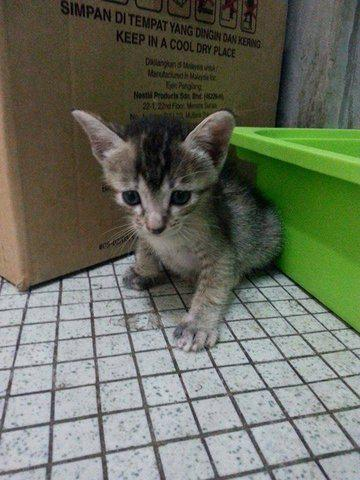
#> input picture dataset/images/cat_000004.jpg, 360 x 480 px
$ python -i prepare.py   (imports and definitions only)
#> lines starting #> are read from the running program, lines starting #| are printed output that depends on the picture
#> further down, picture is the input picture: PIL image 360x480 RGB; mean R, G, B 107.4, 112, 97.2
"""Prepare an identity-disjoint dataset from acquired cat/dog images."""
from __future__ import annotations

import argparse
import hashlib
import html
import json
import random
from collections import Counter, defaultdict
from datetime import datetime, timedelta
from pathlib import Path

import numpy as np
from PIL import Image, ImageOps

ROOT = Path(__file__).resolve().parent


def write_json(path, value):
    path.parent.mkdir(parents=True, exist_ok=True)
    path.write_text(json.dumps(value, ensure_ascii=False, indent=2), encoding="utf-8")


def write_jsonl(path, rows):
    path.parent.mkdir(parents=True, exist_ok=True)
    path.write_text("".join(json.dumps(row, ensure_ascii=False) + "\n" for row in rows), encoding="utf-8")


def hashes(image):
    gray = image.convert("L")
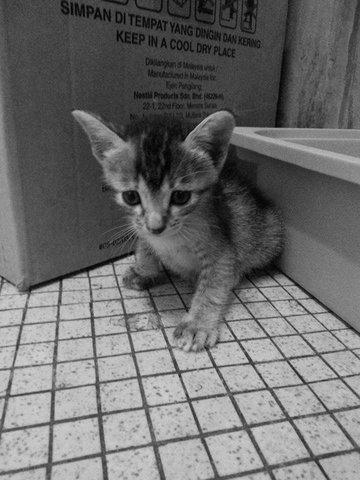
#> gray: PIL image 360x480 L; min 0, max 221, mean 109
    small = np.asarray(gray.resize((9, 8), Image.Resampling.LANCZOS), dtype=np.int16)
    difference = small[:, 1:] > small[:, :-1]
    values = np.asarray(gray.resize((32, 32), Image.Resampling.LANCZOS), dtype=np.float64)
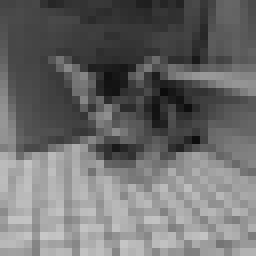
#> values: shape (32, 32) float64 (shown 8 times larger); min 12, max 199, mean 108.9
    basis = np.cos(np.pi / 32 * (np.arange(32) + 0.5)[None, :] * np.arange(8)[:, None])
    low = basis @ values @ basis.T
    perceptual = low > np.median(low.flatten()[1:])
    pack = lambda bits: int("".join("1" if bit else "0" for bit in bits.flatten()), 2)
    pixels = hashlib.sha256(str(image.size).encode() + image.tobytes()).hexdigest()
    return pixels, pack(difference), pack(perceptual)


# [222 lines left out: functions near, split_identities, retrieval_manifest, prepare, validate, preview, not called in this run]


# [13 lines not run here, left out]

>>> from PIL import Image
>>> picture = Image.open('../dataset/images/cat_000004.jpg')
>>> result = hashes(picture)

$ run again, on dataset/images/cat_000113.jpg
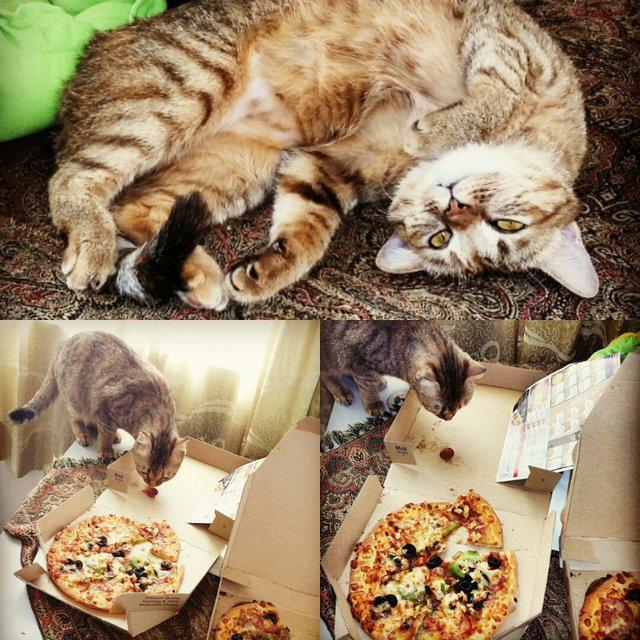
#> input picture dataset/images/cat_000113.jpg, 640 x 640 px
#> picture is the input picture: PIL image 640x640 RGB; mean R, G, B 156, 133.3, 103.8
#> in hashes, `gray = image.convert("L")`:
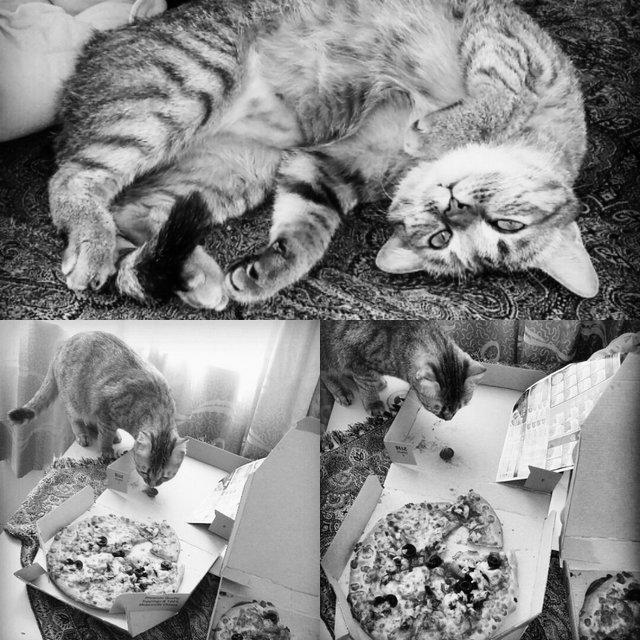
#> gray: PIL image 640x640 L; min 0, max 255, mean 136.7
#> in hashes, `values = np.asarray(gray.resize((32, 32), Image.Resampling.LANCZOS), d..`:
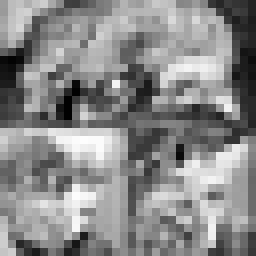
#> values: shape (32, 32) float64 (shown 8 times larger); min 0, max 254, mean 137

$ run again, on dataset/images/cat_000136.jpg
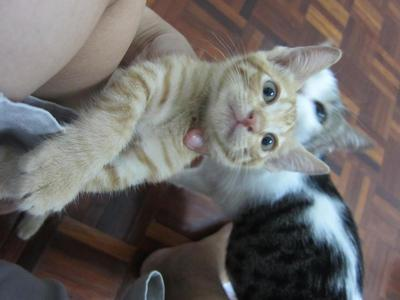
#> input picture dataset/images/cat_000136.jpg, 400 x 300 px
#> picture is the input picture: PIL image 400x300 RGB; mean R, G, B 109.5, 105.9, 103.9
#> in hashes, `gray = image.convert("L")`:
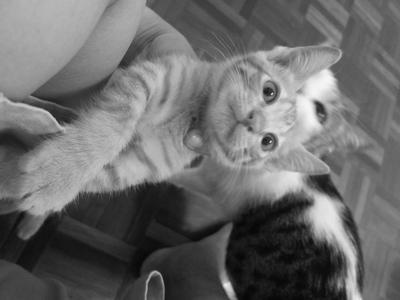
#> gray: PIL image 400x300 L; min 6, max 247, mean 106.8
#> in hashes, `values = np.asarray(gray.resize((32, 32), Image.Resampling.LANCZOS), d..`:
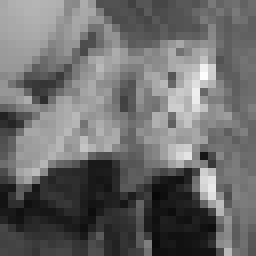
#> values: shape (32, 32) float64 (shown 8 times larger); min 8, max 252, mean 106.8

$ run again, on dataset/images/cat_000167.jpg
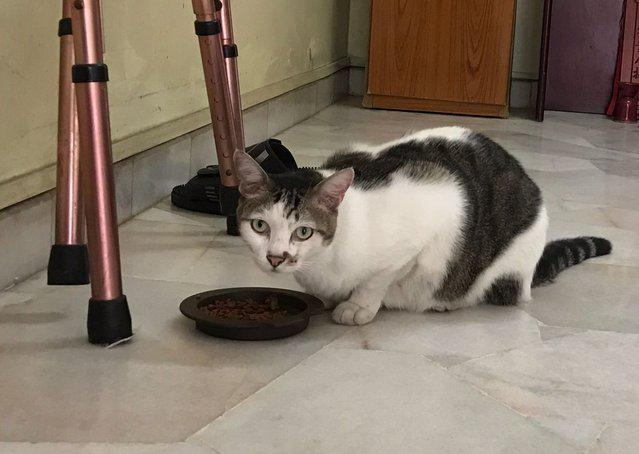
#> input picture dataset/images/cat_000167.jpg, 639 x 454 px
#> picture is the input picture: PIL image 639x454 RGB; mean R, G, B 132.5, 119, 104.5
#> in hashes, `gray = image.convert("L")`:
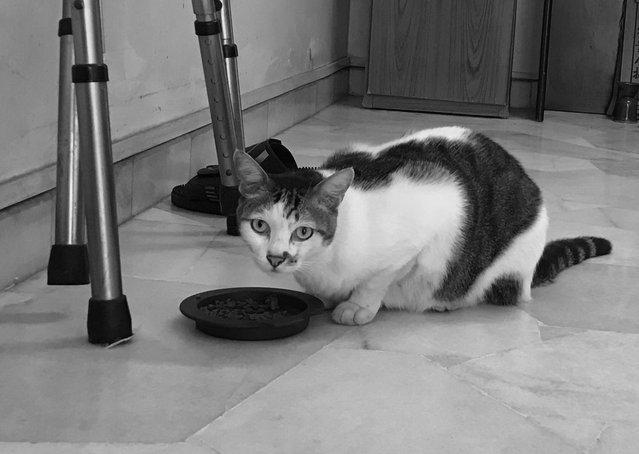
#> gray: PIL image 639x454 L; min 0, max 250, mean 121.4
#> in hashes, `values = np.asarray(gray.resize((32, 32), Image.Resampling.LANCZOS), d..`:
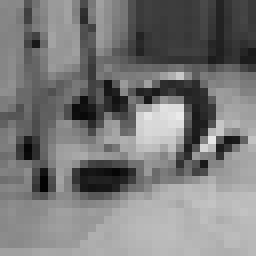
#> values: shape (32, 32) float64 (shown 8 times larger); min 3, max 234, mean 121.4
